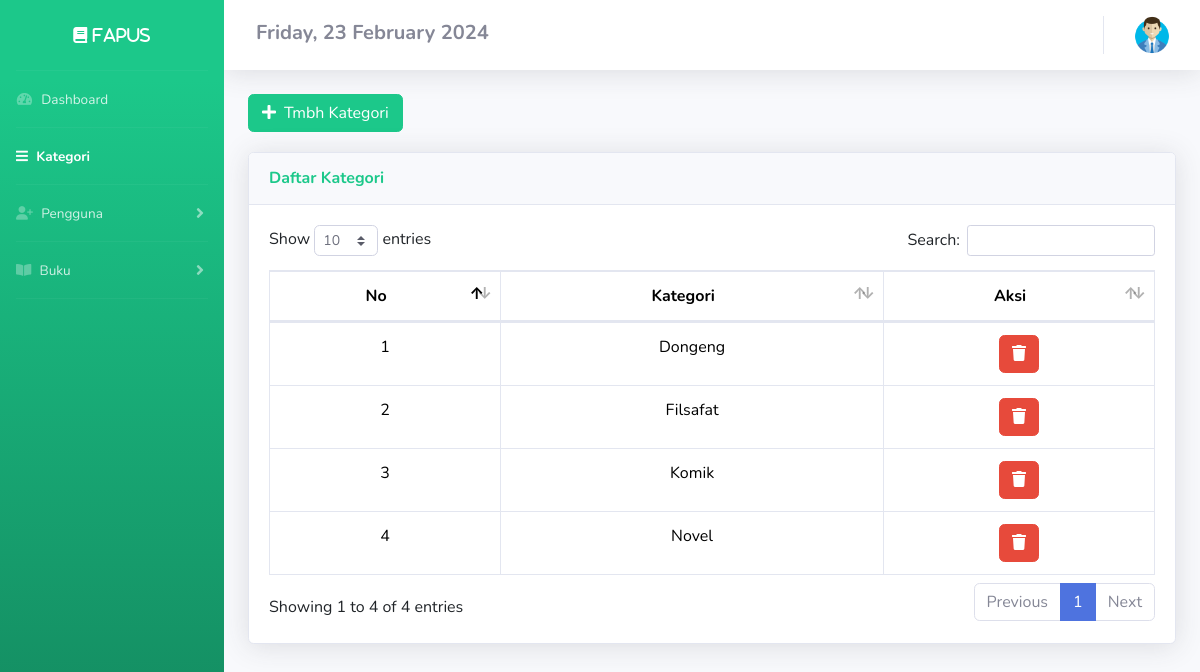
Page /DashboardAdmin/kategori.php (signed in) on the committed database.
### tables this page shows
CREATE TABLE `kategori_buku` (
  `kategori` varchar(255) NOT NULL
);

### config/config.php (called while the page is built, shortened)
<?php
$host = "127.0.0.1";
$username = "root";
$password = "";
$database_name = "fapus";
$connection = mysqli_connect($host, $username, $password, $database_name);
function queryReadData($dataKategori)
{
  global $connection;
  $result = mysqli_query($connection, $dataKategori);
  $items = [];
  while ($item = mysqli_fetch_assoc($result)) {
    $items[] = $item;
  }
  return $items;
}

### DashboardAdmin/kategori.php (the view, shortened to what this page needs)
<?php
require "../config/config.php";
$member = queryReadData("SELECT * FROM kategori_buku");
?>
<!DOCTYPE html>
<html lang="en">
<head>
  <link href="https://cdn.jsdelivr.net/npm/bootstrap@5.3.2/dist/css/bootstrap.min.css" rel="stylesheet">
  <link href="../assets2/vendor/fontawesome-free/css/all.min.css" rel="stylesheet" type="text/css">
  <link href="../assets2/css/sb-admin-2.min.css" rel="stylesheet">
  <link href="../assets2/vendor/datatables/dataTables.bootstrap4.min.css" rel="stylesheet">
</head>
<body id="page-top">
  <div id="wrapper">
    <ul class="navbar-nav bg-gradient-success sidebar sidebar-dark accordion" id="accordionSidebar">
      <div class="sticky-top">
        <a class="sidebar-brand d-flex align-items-center justify-content-center" href="kategori.php">
          <div class="sidebar-brand-text fas fa-book"> Fapus</div>
        </a>
        <hr class="sidebar-divider my-0">
        <li class="nav-item">
          <a class="nav-link" href="index.php">
            <i class="fas fa-fw fa-tachometer-alt"></i>
            <span>Dashboard</span></a>
        </li>
        <hr class="sidebar-divider my-0">
        <li class="nav-item active">
          <a class="nav-link" href="#.php">
            <i class="fas fa-bars"></i>
            <span>Kategori</span></a>
        </li>
        <hr class="sidebar-divider my-0">
        <li class="nav-item">
          <a class="nav-link collapsed" href="#" data-toggle="collapse" data-target="#collapseTwo" aria-expanded="true" aria-controls="collapseTwo">
          <i class="fa-solid fa-user-plus"></i>
            <span>Pengguna</span>
          </a>
        </li>
        <hr class="sidebar-divider my-0">
        <li class="nav-item">
          <a class="nav-link collapsed" href="#" data-toggle="collapse" data-target="#collapseUtilities" aria-expanded="true" aria-controls="collapseUtilities">
            <i class="fas fa-book-open"></i>
            <span>Buku</span>
          </a>
        </li>
        <hr class="sidebar-divider my-0">
    </ul>
    <?php
    $day = date('l');
    $dayOfMonth = date('d');
    $month = date('F');
    $year = date('Y');
    ?>
    <div id="content-wrapper" class="d-flex flex-column">
      <div id="content">
        <nav class="navbar navbar-expand navbar-light bg-white topbar mb-4 static-top shadow">
          <h5 class="mt-1 mx-3 fw-bold"><span class="fs-5 text-secondary"> <?php echo $day . ", " . $dayOfMonth . " " . " " . $month . " " . $year; ?> </span></h5>
          <ul class="navbar-nav ml-auto">
            <li class="nav-item dropdown no-arrow">
              <a class="nav-link dropdown-toggle" href="#" id="userDropdown" role="button" data-toggle="dropdown" aria-haspopup="true" aria-expanded="false">
                <img src="../assets/user.png" alt="memberLogo" width="40px">
              </a>
            </li>
          </ul>
        </nav>
        <div class="container-fluid">
          <button style="margin-bottom:20px" data-toggle="modal" data-target="#myModal" class="btn btn-success col-md-2"><span class="glyphicon glyphicon-plus"></span><i class="fas fa-plus mr-2"></i>Tmbh Kategori</button>
          <div class="card shadow mb-4">
            <div class="card-header py-3">
              <h6 class="m-0 font-weight-bold text-success">Daftar Kategori</h6>
            </div>
            <div class="card-body">
              <div class="table-responsive">
                <table class="table table-bordered" id="dataTable" width="100%" cellspacing="0">
                  <thead>
                    <tr align="center">
                      <th>No</th>
                      <th>Kategori</th>
                      <th>Aksi</th>
                    </tr>
                  </thead>
                  <tbody>
                    <?php
                    $no = 1;
                    foreach ($member as $item) :
                    ?>
                      <tr>
                        <td align="center"><?php echo $no++ ?></td>
                        <td align="center"><?php echo $item['kategori'] ?></td>
                        <td align="center">
                          <a href="deleteKategori.php?kategori=<?= $item['kategori']; ?>" class="btn btn-danger" onclick="return confirm('Apakah <?= $item['kategori']; ?> ingin anda hapus? Jika anda hapus maka data buku dengan kategori ini juga akan terhapus!');"><i class="fas fa-trash"></i></a>
                        </td>
                      </tr>
                    <?php endforeach; ?>
                  </tbody>
                </table>
              </div>
            </div>
          </div>
        </div>
      </div>
</body>
</html>

### rows in the picture
kategori_buku: kategori "Dongeng"
kategori_buku: kategori "Filsafat"
kategori_buku: kategori "Komik"
kategori_buku: kategori "Novel"
